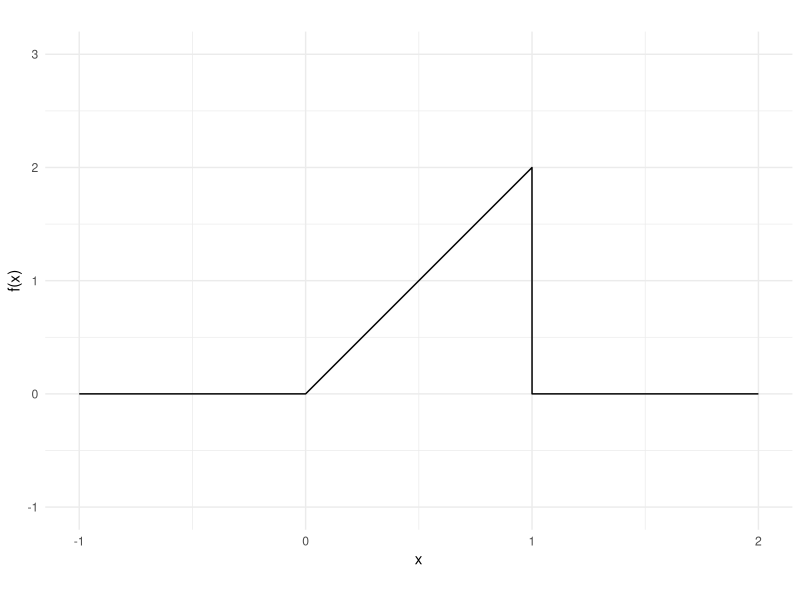

Write R code to recreate this figure.
## ---- chunk 1
knitr::opts_chunk$set(echo=T,eval=T,message=F,warning=F,fig.align='center')
library(tidyverse)
## ---- chunk 2
# Reminder: m = 1000 sets the default value of m to be 1000
birthday = function(n, k, m=1000) {
  # TODO: code goes here
  
}
## ---- chunk 3
# here we define a *vectorized* function to evaluate the density of X
pdf_x = function(x) {
  # ifelse is like a function version of an if statement.
  # We use it here to ensure that pdf_x can operate directly on vectors.
  return(ifelse(0<=x & x<=1 , 2*x , 0 ))
}

# showing the PDF in a plot
ggplot() + geom_function(fun=pdf_x, n=10001) + 
  coord_fixed(ratio=.5) + theme_minimal() + 
  xlim(c(-1,2)) + ylim(-1,3) + labs(x="x", y="f(x)")
## ---- chunk 4
# complete the function
rx = function(n) {
  # TODO: code goes here
}

# The histogram should look like the PDF we plotted above.
# Uncomment the following line of code and check it looks correct
# hist(rx(1000))
